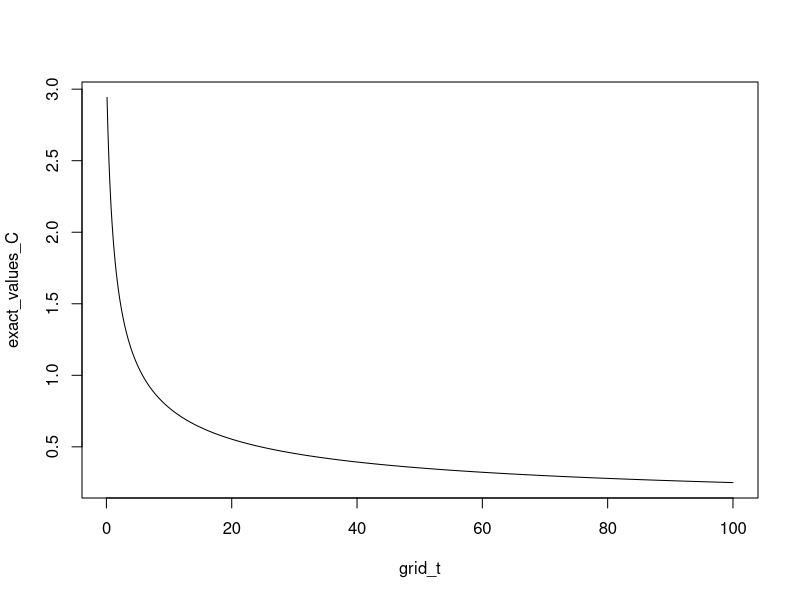

Write R code to recreate this figure.
## ---- chunk 1
knitr::opts_chunk$set(echo = TRUE)
## ---- chunk 2
grid_t <- seq(0.1, 100, 0.1)

exact_formula_C <- function(t){
  (sqrt(pi) * gamma((t + 1)/2))/gamma(t/2 + 1)
}

exact_values_C <- exact_formula_C(grid_t)
plot(grid_t, exact_values_C, type = 'l')
## ---- chunk 3
n <- 10^6
## ---- chunk 4
U <- runif(10^6)
